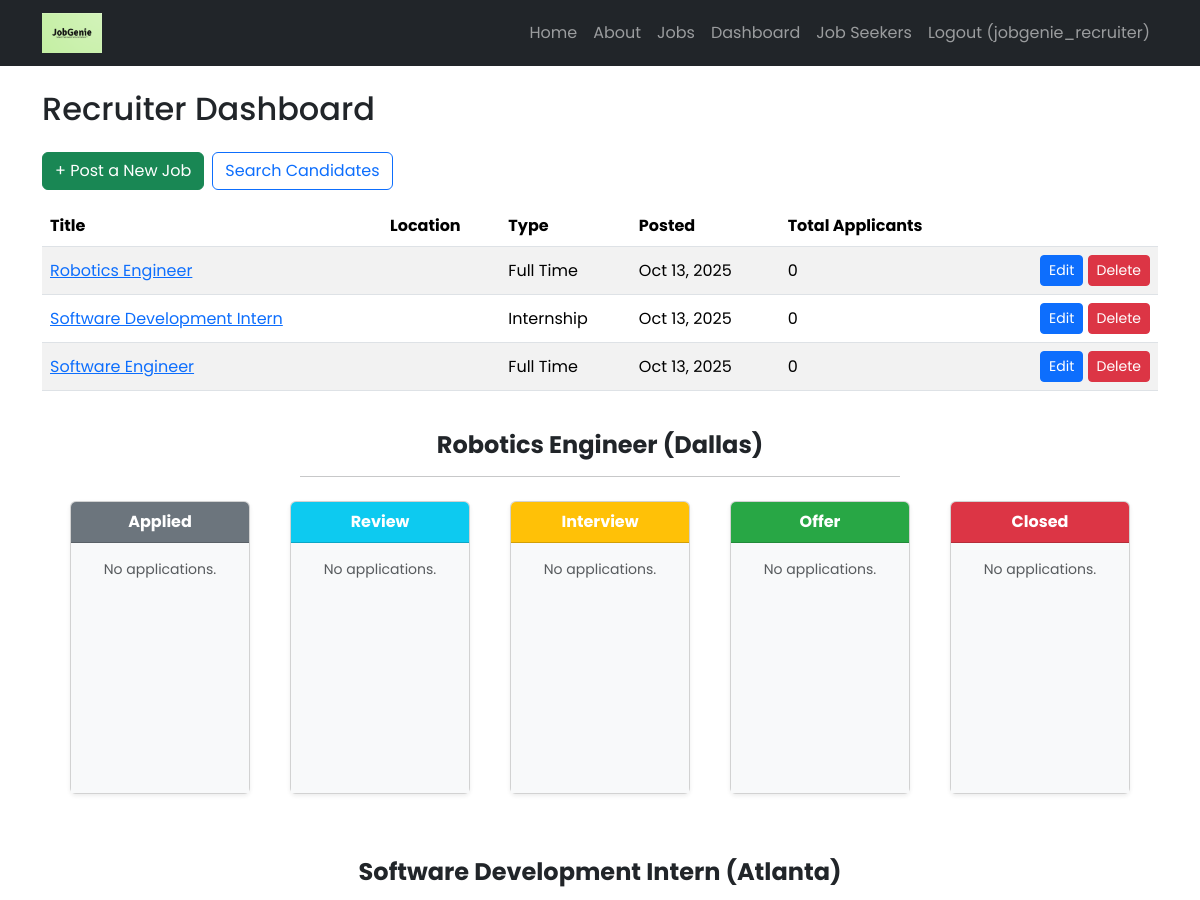
Before: /recruiters/dashboard/ (signed in, upper part) with the older database file.
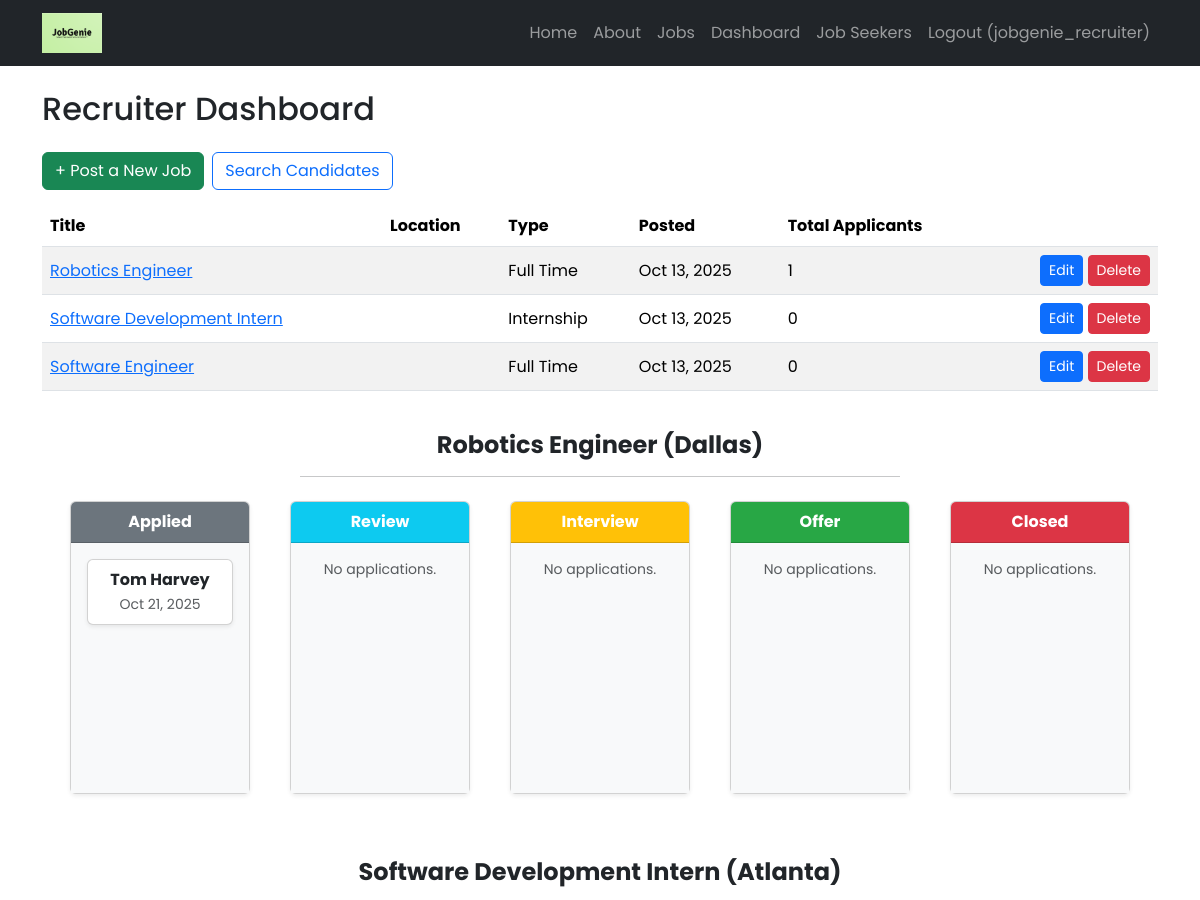
After: the same page with the newer database file.
### jobs/models.py (models this page shows, shortened)
class Job(models.Model):
    JOB_TYPES = [
        ('FT', 'Full Time'),
        ('PT', 'Part Time'),
        ('IN', 'Internship'),
        ('CT', 'Contractor'),
    ]
    REMOTE_TYPES = [
        ('ON', 'On-site'),
        ('RE', 'Remote'),
        ('HY', 'Hybrid'),
    ]
    SPONSORSHIP_OPT = [
        ('YES', 'Sponsorship Available'),
        ('NO', 'No Sponsorship'),
    ]
    recruiter = models.ForeignKey(
    Recruiter,
    on_delete=models.CASCADE,
    related_name="jobs",
    null=True,
    blank=True
    )
    title = models.CharField(max_length=255)
    company_name = models.CharField(max_length=255, blank=True, default="")
    skills = models.TextField(help_text="List required skills, separated by commas", blank=True, default="")
    address = models.CharField(max_length=255, blank=True, help_text="Type office location or adjust pin on map")
    city = models.CharField(max_length=100, blank=True)
    state = models.CharField(max_length=100, blank=True)
    postal_code = models.CharField(max_length=20, blank=True)
    country = models.CharField(max_length=100, blank=True)
    salary_min = models.DecimalField(max_digits=10, decimal_places=2, null=True, blank=True)
    salary_max = models.DecimalField(max_digits=10, decimal_places=2, null=True, blank=True)
    job_type = models.CharField(max_length=2, choices=JOB_TYPES)
    visa_sponsorship = models.CharField(max_length=3, choices=SPONSORSHIP_OPT, default='NO')
    remote_type = models.CharField(max_length=2, choices=REMOTE_TYPES, default='ON')
    created_at = models.DateTimeField(auto_now_add=True)
    updated_at = models.DateTimeField(auto_now=True)
    lat = models.FloatField(null=True, blank=True)
    lng = models.FloatField(null=True, blank=True)
    class Meta:
        indexes = [
            models.Index(fields=['job_type']),
            models.Index(fields=['remote_type']),
            models.Index(fields=['city']),
        ]
        ordering = ['-created_at']

class Application(models.Model):
    STATUS_CHOICES = [
        ('applied', 'Applied'),
        ('review', 'Review'),
        ('interview', 'Interview'),
        ('offer', 'Offer'),
        ('closed', 'Closed'),
    ]
    job = models.ForeignKey(Job, on_delete=models.CASCADE, related_name="applications")
    candidate = models.ForeignKey(settings.AUTH_USER_MODEL, on_delete=models.CASCADE, related_name="applications")
    note = models.TextField(blank=True)  # tailored note from candidate
    status = models.CharField(max_length=20, choices=STATUS_CHOICES, default='applied')
    applied_at = models.DateTimeField(auto_now_add=True)

### profiles/models.py (models this page shows, shortened)
class JobSeekerProfile(models.Model):
    first_name = models.CharField(max_length=255, default='Unknown')
    last_name = models.CharField(max_length=255, default='Unknown')
    user = models.OneToOneField(User, on_delete=models.CASCADE)
    headline = models.CharField(max_length=255)
    skills = models.TextField()
    education = models.TextField()
    work_experience = models.TextField()
    links = models.TextField(blank=True)
    is_public = models.BooleanField(default=True)  # privacy
    address = models.CharField(max_length=255, blank=True)
    city = models.CharField(max_length=100, blank=True)
    state = models.CharField(max_length=100, blank=True)
    postal_code = models.CharField(max_length=20, blank=True)
    country = models.CharField(max_length=100, blank=True)
    lat = models.FloatField(null=True, blank=True)
    lng = models.FloatField(null=True, blank=True)

### recruiters/views.py (the view)
# urls.py: path("dashboard/", RecruiterDashboardView.as_view(), name="dashboard"),
class RecruiterDashboardView(LoginRequiredMixin, TemplateView):
    template_name = "recruiters/dashboard.html"
    def get_context_data(self, **kwargs):
        context = super().get_context_data(**kwargs)
        recruiter = self.request.user.recruiter_profile
        context["recruiter"] = recruiter
        jobs = Job.objects.filter(recruiter=recruiter).order_by("-created_at")
        context["jobs"] = jobs
        job_pipelines = {}
        for job in jobs:
            applications = job.applications.select_related("candidate")
            job_pipelines[job.id] = {
                "applied": applications.filter(status="applied"),
                "review": applications.filter(status="review"),
                "interview": applications.filter(status="interview"),
                "offer": applications.filter(status="offer"),
                "closed": applications.filter(status="closed"),
            }
        context["job_pipelines"] = job_pipelines
        return context

### recruiters/templatetags/recruiter_extras.py (called while the page is built)
@register.filter
def get_item(dictionary, key):
    return dictionary.get(key)

### recruiters/templates/recruiters/dashboard.html (shortened to what this page needs)
{% extends "base.html" %}
{% load recruiter_extras %}
{% load static %}
{% block content %}
<div class="container py-4">
  <h2 class="mb-4">Recruiter Dashboard</h2>
  <div class="mb-3 d-flex gap-2">
    <a href="{% url 'job_create' %}" class="btn btn-success">+ Post a New Job</a>
    <a href="{% url 'recruiters:candidate_search' %}" class="btn btn-outline-primary">Search Candidates</a>
  </div>
  {% if jobs %}
    <div class="table-responsive">
      <table class="table align-middle table-striped">
        <thead>
          <tr>
            <th>Title</th>
            <th>Location</th>
            <th>Type</th>
            <th>Posted</th>
            <th>Total Applicants</th>
            <th></th>
          </tr>
        </thead>
        <tbody>
          {% for job in jobs %}
            <tr>
              <td>
                <a href="{% url 'job_detail' job.pk %}">
                  {{ job.title }}
                </a>
              </td>
              <td>{{ job.location }}</td>
              <td>{{ job.get_job_type_display }}</td>
              <td>{{ job.created_at|date:"M j, Y" }}</td>
              <td>{{ job.applications.count }}</td>
              <td class="text-end">
                <a href="{% url 'job_edit' job.pk %}" class="btn btn-sm btn-primary">Edit</a>
                <a href="{% url 'job_delete' job.pk %}" class="btn btn-sm btn-danger">Delete</a>
              </td>
            </tr>
          {% endfor %}
        </tbody>
      </table>
    </div>
  {% else %}
    <div class="alert alert-info">
      You haven’t posted any jobs yet. Click “Post a New Job” to get started!
    </div>
  {% endif %}
</div>
{% for job in jobs %}
  <div class="mb-5">
    <h4 class="mb-3 text-center fw-bold">{{ job.title }} ({{ job.city }})</h4>
    <hr class="w-50 mx-auto mb-4">
    {% with pipeline=job_pipelines|get_item:job.id %}
      {% if pipeline %}
        <div class="row justify-content-center text-center">
          {% for stage, apps in pipeline.items %}
            <div class="col-md-2 mx-2">
              <div class="card shadow-sm mb-3">
                <div class="card-header text-center fw-bold text-capitalize text-white"
                    data-stage="{{ stage }}">
                  {{ stage }}
                </div>
                <div class="card-body kanban-column" style="min-height: 250px; background:#f8f9fa;">
                  {% for app in apps %}
                    <div class="card mb-2 p-2 bg-white shadow-sm"
                        draggable="true"
                        data-app-id="{{ app.id }}">
                      <a href="{% url 'recruiters:application_detail' app.id %}" class="text-decoration-none text-dark">
                        <strong>
                          {% if app.candidate.jobseekerprofile %}
                            {{ app.candidate.jobseekerprofile.first_name }} {{ app.candidate.jobseekerprofile.last_name }}
                          {% else %}
                            {{ app.candidate.username }}
                          {% endif %}
                          </strong><br>
                        <small class="text-muted">{{ app.applied_at|date:"M j, Y" }}</small>
                      </a>
                    </div>
                  {% empty %}
                    <p class="text-muted small">No applications.</p>
                  {% endfor %}
                </div>
              </div>
            </div>
          {% endfor %}
        </div>
      {% else %}
        <p>No applications for this job yet.</p>
      {% endif %}
    {% endwith %}
  </div>
{% endfor %}
{% endblock content %}

Changed rows visible on the page:
computed for Job "Robotics Engineer": applications.count "0" → "1"
added Application: candidate.jobseekerprofile.first_name "Tom", candidate.jobseekerprofile.last_name "Harvey", applied_at "Oct 21, 2025", shown under Job "Robotics Engineer"
Other visible differences:
list line gone: "No applications."
